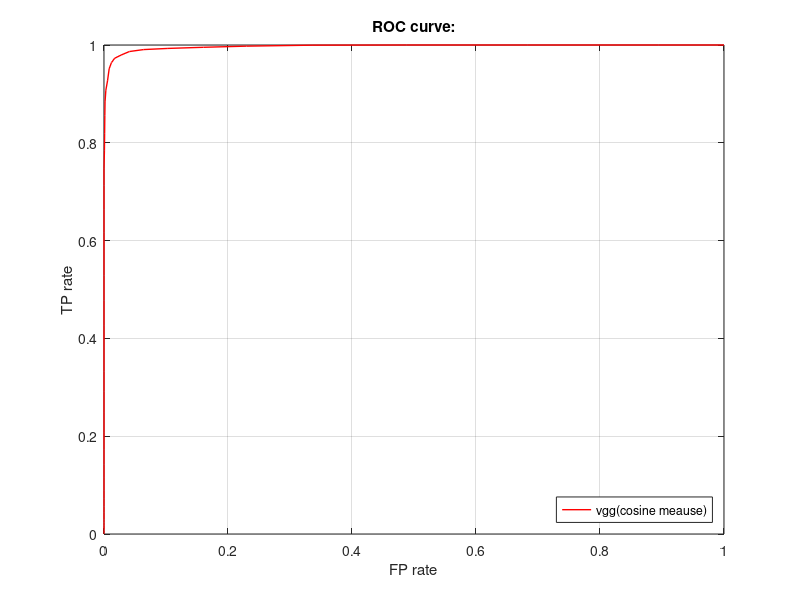

Recreate this plot in MATLAB. (Note: this script raises an error after producing the figure.)
% plot the ROC curve for 
load('vgg_TP_FP.mat');
h = figure();
plot(FalsePositive_vgg_2(:,1), TruePositive_vgg_2(:,1), '-r', 'LineWidth', 1);

title(['ROC curve:']); 
xlabel('FP rate');
ylabel('TP rate');
grid on; 
hleg = legend('vgg(cosine meause)',...
              'Location', 'southeast');              

%%
auc_vgg = ComputeAUC(FalsePositive_vgg_2, TruePositive_vgg_2);          %compute AUC

